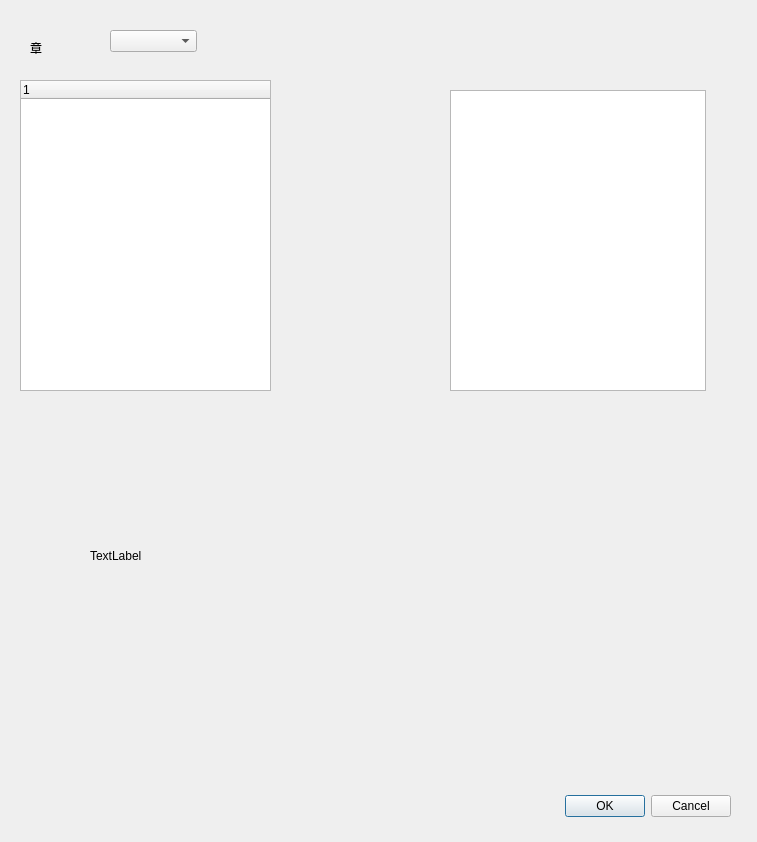
<?xml version="1.0" encoding="UTF-8"?>
<ui version="4.0">
 <class>Dialog</class>
 <widget class="QDialog" name="Dialog">
  <property name="geometry">
   <rect>
    <x>0</x>
    <y>0</y>
    <width>757</width>
    <height>842</height>
   </rect>
  </property>
  <property name="windowTitle">
   <string>Dialog</string>
  </property>
  <widget class="QDialogButtonBox" name="buttonBox">
   <property name="geometry">
    <rect>
     <x>390</x>
     <y>790</y>
     <width>341</width>
     <height>32</height>
    </rect>
   </property>
   <property name="orientation">
    <enum>Qt::Horizontal</enum>
   </property>
   <property name="standardButtons">
    <set>QDialogButtonBox::Cancel|QDialogButtonBox::Ok</set>
   </property>
  </widget>
  <widget class="QLabel" name="chapter_label">
   <property name="geometry">
    <rect>
     <x>30</x>
     <y>40</y>
     <width>72</width>
     <height>15</height>
    </rect>
   </property>
   <property name="text">
    <string>章</string>
   </property>
  </widget>
  <widget class="QComboBox" name="comboBox">
   <property name="geometry">
    <rect>
     <x>110</x>
     <y>30</y>
     <width>87</width>
     <height>22</height>
    </rect>
   </property>
  </widget>
  <widget class="QTreeWidget" name="section_treeWidget">
   <property name="geometry">
    <rect>
     <x>20</x>
     <y>80</y>
     <width>251</width>
     <height>311</height>
    </rect>
   </property>
   <column>
    <property name="text">
     <string notr="true">1</string>
    </property>
   </column>
  </widget>
  <widget class="QListWidget" name="step_listWidget">
   <property name="geometry">
    <rect>
     <x>450</x>
     <y>90</y>
     <width>256</width>
     <height>301</height>
    </rect>
   </property>
  </widget>
  <widget class="QLabel" name="image_label">
   <property name="geometry">
    <rect>
     <x>90</x>
     <y>440</y>
     <width>581</width>
     <height>231</height>
    </rect>
   </property>
   <property name="text">
    <string>TextLabel</string>
   </property>
  </widget>
 </widget>
 <resources/>
 <connections>
  <connection>
   <sender>buttonBox</sender>
   <signal>accepted()</signal>
   <receiver>Dialog</receiver>
   <slot>accept()</slot>
   <hints>
    <hint type="sourcelabel">
     <x>248</x>
     <y>254</y>
    </hint>
    <hint type="destinationlabel">
     <x>157</x>
     <y>274</y>
    </hint>
   </hints>
  </connection>
  <connection>
   <sender>buttonBox</sender>
   <signal>rejected()</signal>
   <receiver>Dialog</receiver>
   <slot>reject()</slot>
   <hints>
    <hint type="sourcelabel">
     <x>316</x>
     <y>260</y>
    </hint>
    <hint type="destinationlabel">
     <x>286</x>
     <y>274</y>
    </hint>
   </hints>
  </connection>
 </connections>
</ui>
